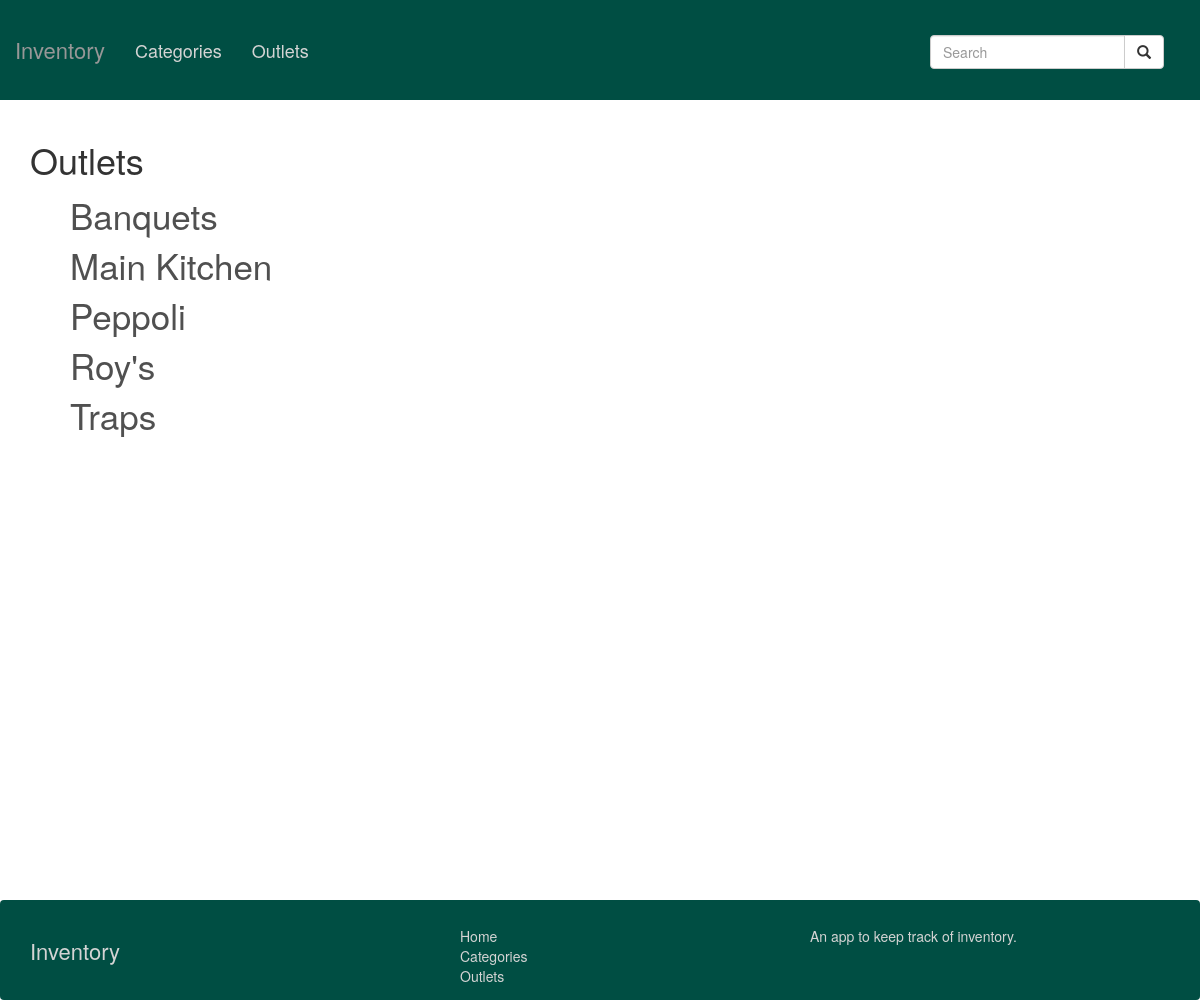
Before: /outlets/ with the older database file.
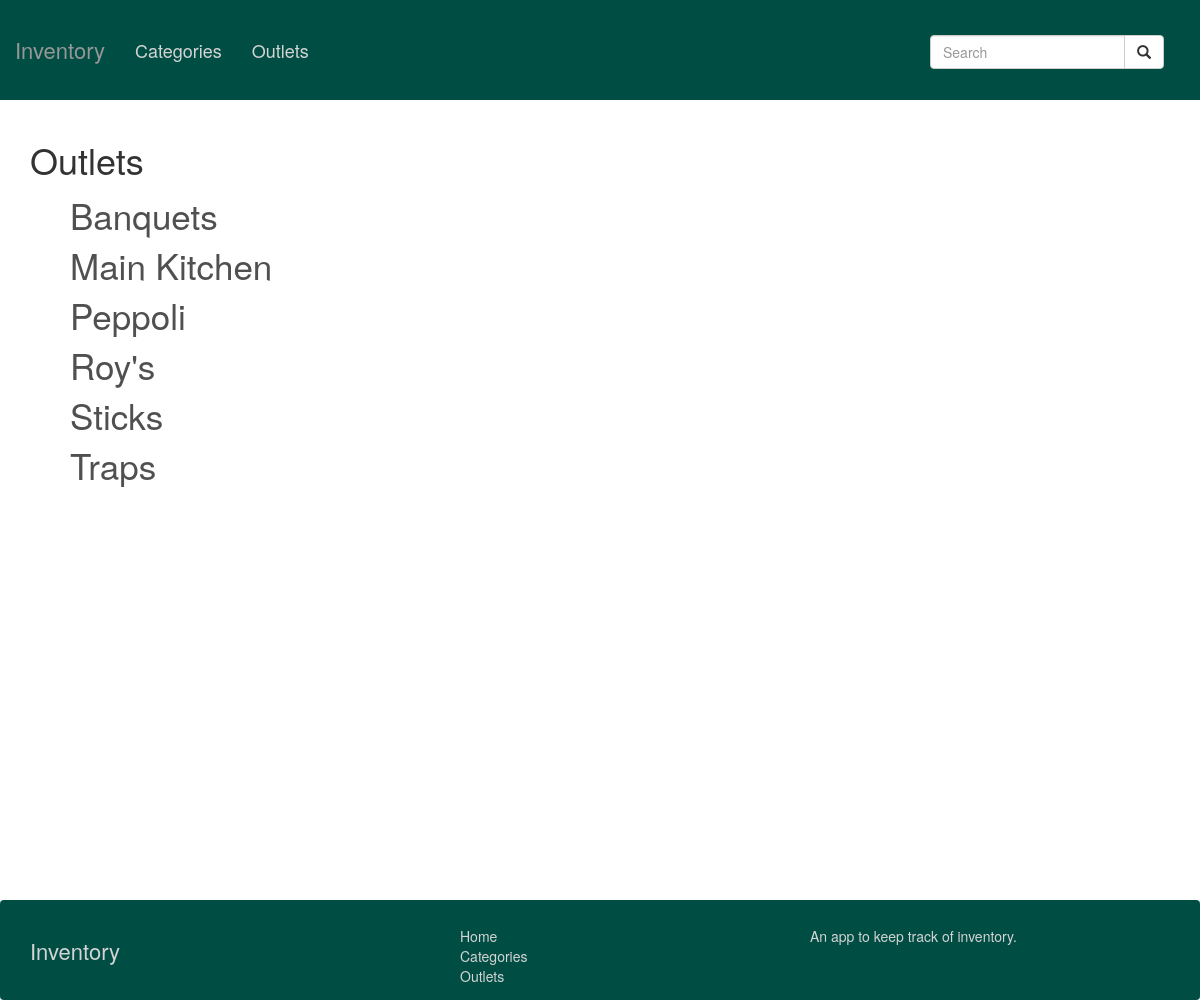
After: the same page with the newer database file.
### inventory_app/models.py (models this page shows, shortened)
class Outlet(models.Model):
  name = models.CharField(max_length=50, blank=False)

### inventory_app/views.py (the view)
# urls.py: url(r'^outlets/', views.outlets, name='outlets'),
def outlets(request):
  outlets = Outlet.objects.all().order_by('name')
  t = loader.get_template('outlets.html')
  c = Context({ 'outlets': outlets, })
  return HttpResponse(t.render(c))

### templates/outlets.html
{% extends '_base.html' %}
{% block content %}
<h1>Outlets</h1>
<ul class="name-list">
  {% for outlet in outlets %}
  <li><a href="/outlet/{{ outlet.id }}">{{ outlet.name }}</a></li>
  {% endfor %}
</ul>
{% endblock %}

Changed rows visible on the page:
added Outlet: name "Sticks"
